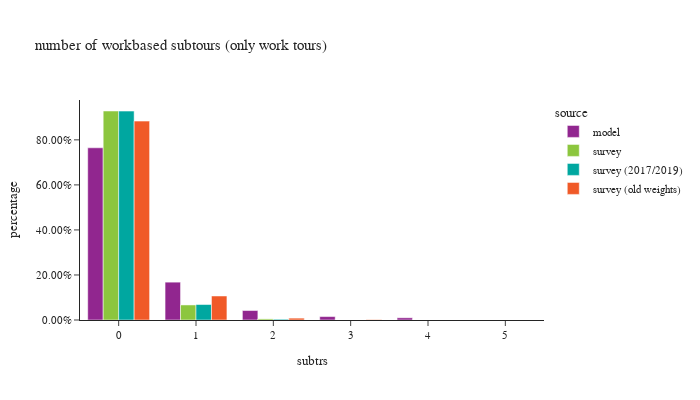

The notebook cell saved with this chart:
### Code cell
test = wk_tour.loc[wk_tour['subtrs']!=11].copy()
df_plot = test.groupby(['source','subtrs'])['toexpfac'].sum().reset_index()
df_plot['percentage'] = df_plot.groupby(['source'], group_keys=False)['toexpfac']. \
    apply(lambda x: x / float(x.sum()))

df_plot_ct = test.groupby(['source','subtrs'])['toexpfac'].count().reset_index(). \
    rename(columns={'toexpfac':'sample count'})
df_plot = df_plot.merge(df_plot_ct, on=['source','subtrs'])

fig = px.bar(df_plot.sort_values(by=['source']), x="subtrs", y="percentage", color="source",
             barmode="group",hover_data=['sample count'],title="number of workbased subtours (only work tours)")
fig.update_layout(height=400, width=700, font=dict(size=11),
                  xaxis = dict(dtick = 1, categoryorder='category ascending'),
                  yaxis=dict(tickformat=".2%"))
fig.show()

### Figure 1 — Plotly figure (JSON) as saved in the notebook; plotly's stock layout.template omitted (floating-point values rounded to 4 significant figures)
{"data": [{"alignmentgroup": "True", "customdata": [[591992], [130102], [32603], [11771], [7586]], "hovertemplate": "source=model<br>subtrs=%{x}<br>percentage=%{y}<br>sample count=%{customdata[0]}<extra></extra>", "legendgroup": "model", "marker": {"color": "#91268F", "pattern": {"shape": ""}}, "name": "model", "offsetgroup": "model", "orientation": "v", "showlegend": true, "textposition": "auto", "type": "bar", "x": [0, 1, 2, 3, 4], "xaxis": "x", "y": [0.7648, 0.1681, 0.04212, 0.01521, 0.0098], "yaxis": "y"}, {"alignmentgroup": "True", "customdata": [[2330], [223], [19], [2], [2]], "hovertemplate": "source=survey<br>subtrs=%{x}<br>percentage=%{y}<br>sample count=%{customdata[0]}<extra></extra>", "legendgroup": "survey", "marker": {"color": "#8CC63E", "pattern": {"shape": ""}}, "name": "survey", "offsetgroup": "survey", "orientation": "v", "showlegend": true, "textposition": "auto", "type": "bar", "x": [0, 1, 2, 3, 4], "xaxis": "x", "y": [0.9282, 0.06682, 0.004926, 2.526e-05, 1.956e-05], "yaxis": "y"}, {"alignmentgroup": "True", "customdata": [[2], [1], [2238], [210], [17]], "hovertemplate": "source=survey (2017/2019)<br>subtrs=%{x}<br>percentage=%{y}<br>sample count=%{customdata[0]}<extra></extra>", "legendgroup": "survey (2017/2019)", "marker": {"color": "#00A7A0", "pattern": {"shape": ""}}, "name": "survey (2017/2019)", "offsetgroup": "survey (2017/2019)", "orientation": "v", "showlegend": true, "textposition": "auto", "type": "bar", "x": [4, 3, 0, 1, 2], "xaxis": "x", "y": [1.701e-05, 9.792e-06, 0.9278, 0.06876, 0.003454], "yaxis": "y"}, {"alignmentgroup": "True", "customdata": [[1], [7286], [1007], [82], [7], [1]], "hovertemplate": "source=survey (old weights)<br>subtrs=%{x}<br>percentage=%{y}<br>sample count=%{customdata[0]}<extra></extra>", "legendgroup": "survey (old weights)", "marker": {"color": "#F05A28", "pattern": {"shape": ""}}, "name": "survey (old weights)", "offsetgroup": "survey (old weights)", "orientation": "v", "showlegend": true, "textposition": "auto", "type": "bar", "x": [4, 0, 1, 2, 3, 5], "xaxis": "x", "y": [7.141e-07, 0.8833, 0.1067, 0.00827, 0.001693, 7.141e-07], "yaxis": "y"}], "layout": {"barmode": "group", "font": {"size": 11}, "height": 400, "legend": {"title": {"text": "source"}, "tracegroupgap": 0}, "title": {"text": "number of workbased subtours (only work tours)"}, "width": 700, "xaxis": {"anchor": "y", "categoryorder": "category ascending", "domain": [0, 1], "dtick": 1, "title": {"text": "subtrs"}}, "yaxis": {"anchor": "x", "domain": [0, 1], "tickformat": ".2%", "title": {"text": "percentage"}}}}
